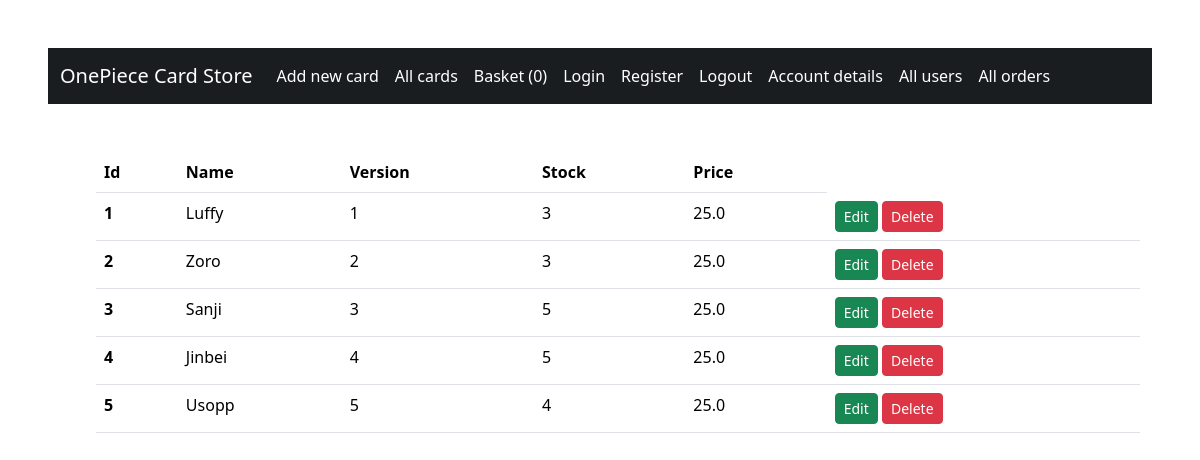
/all_cards (signed in), run on the app's committed database.
### databases.py (models this page shows)
class Card(db.Model):
    id = db.Column(db.Integer, primary_key=True)
    name = db.Column(db.String(30))
    version = db.Column(db.String(10))
    stock = db.Column(db.Integer)
    price = db.Column(db.Float)
    image = db.Column(db.String(250))

### main.py (the view)
@app.route("/all_cards")
@login_required
@admin_required
def all_cards():
    cards = Card.query.all()
    return render_template("all_cards.html", cards=cards)

### main.py (called while the page is built)
@login_manager.user_loader
def load_user(id):
    return User.query.filter(User.id == id).first()

def admin_required(f):
    @wraps(f)
    def decorated_function(*args, **kwargs):
        if not login_manager._login_disabled:
            if not current_user.is_authenticated or not current_user.is_admin:
                flash('Access denied: You need to be an admin to access this page.')
                return redirect(url_for('index'))
        return f(*args, **kwargs)
    return decorated_function

### templates/all_cards.html (shortened to what this page needs)
{% extends "base.html" %}
{% from "macros.html" import delete_modal, delete_script %}
{% block body %}
<div class="container mx-lg-5 px-lg-5">
    <table class="table">
        <thead>
            <tr>
                <th scope="col">Id</th>
                <th scope="col">Name</th>
                <th scope="col">Version</th>
                <th scope="col">Stock</th>
                <th scope="col">Price</th>
            </tr>
        </thead>
        <tbody>
            {% for card in cards %}
            <tr>
                <th scope="row">{{ card.id }}</th>
                <td>{{ card.name }}</td>
                <td>{{ card.version }}</td>
                <td>{{ card.stock }}</td>
                <td>{{ card.price }}</td>
                <td>
                    <a href="{{ url_for('edit_card', card_id=card.id) }}" class="btn btn-success btn-sm">Edit</a>
                    <a type="button" class="btn btn-danger btn-sm delete-confirm" data-bs-toggle="modal"
                       data-bs-target="#confirmDeleteModal" data-desc="{{ 'Remove card {} from database?'.format(card.name) }}"
                       data-url="{{ url_for('delete_card', card_id=card.id) }}">
                        Delete
                    </a>
                </td>
            </tr>
            {% endfor %}
        </tbody>
    </table>
</div>
{% endblock %}

### data on the page
Card: id "1", name "Luffy", version "1", stock "3", price "25.0"
Card: id "2", name "Zoro", version "2", stock "3", price "25.0"
Card: id "3", name "Sanji", version "3", stock "5", price "25.0"
Card: id "4", name "Jinbei", version "4", stock "5", price "25.0"
Card: id "5", name "Usopp", version "5", stock "4", price "25.0"

### other printed values
{{ session['basket']|length }} "0"
